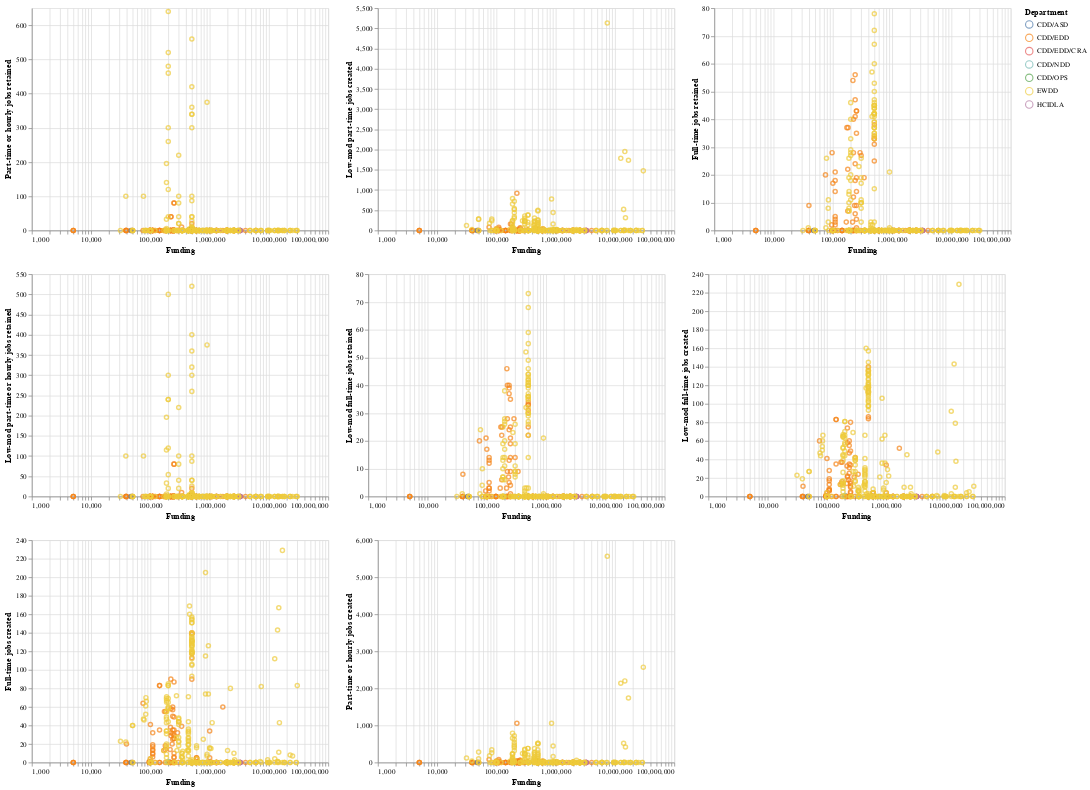

Source (notebook cell):
### Code cell
metrics = job_metrics
projects = subset_data(gpr, metrics)
plot_metrics(projects, metrics)

### Figure 1 — Vega-Lite specification as saved in the notebook (floating-point values rounded to 4 significant figures; data arrays with more than 128 entries replaced by an {"elided": "..."} marker saying what was removed)
{"config": {"view": {"continuousWidth": 400, "continuousHeight": 300}}, "vconcat": [{"hconcat": [{"mark": "point", "encoding": {"color": {"condition": {"type": "nominal", "field": "Department", "selection": "selector001"}, "value": "gray"}, "tooltip": [{"type": "quantitative", "field": "Grant GPR ID"}, {"type": "nominal", "field": "Department"}, {"type": "temporal", "field": "Year"}, {"type": "nominal", "field": "Project Name"}, {"type": "nominal", "field": "Address"}, {"type": "nominal", "field": "Description"}, {"type": "quantitative", "field": "Funding"}, {"type": "nominal", "field": "Accomplishment Status"}], "x": {"type": "quantitative", "field": "Funding", "scale": {"base": 10, "type": "log"}}, "y": {"type": "quantitative", "field": "Part-time or hourly jobs retained"}}, "selection": {"selector001": {"type": "single"}}}, {"mark": "point", "encoding": {"color": {"condition": {"type": "nominal", "field": "Department", "selection": "selector001"}, "value": "gray"}, "tooltip": [{"type": "quantitative", "field": "Grant GPR ID"}, {"type": "nominal", "field": "Department"}, {"type": "temporal", "field": "Year"}, {"type": "nominal", "field": "Project Name"}, {"type": "nominal", "field": "Address"}, {"type": "nominal", "field": "Description"}, {"type": "quantitative", "field": "Funding"}, {"type": "nominal", "field": "Accomplishment Status"}], "x": {"type": "quantitative", "field": "Funding", "scale": {"base": 10, "type": "log"}}, "y": {"type": "quantitative", "field": "Low-mod part-time jobs created"}}, "selection": {"selector001": {"type": "single"}}}, {"mark": "point", "encoding": {"color": {"condition": {"type": "nominal", "field": "Department", "selection": "selector001"}, "value": "gray"}, "tooltip": [{"type": "quantitative", "field": "Grant GPR ID"}, {"type": "nominal", "field": "Department"}, {"type": "temporal", "field": "Year"}, {"type": "nominal", "field": "Project Name"}, {"type": "nominal", "field": "Address"}, {"type": "nominal", "field": "Description"}, {"type": "quantitative", "field": "Funding"}, {"type": "nominal", "field": "Accomplishment Status"}], "x": {"type": "quantitative", "field": "Funding", "scale": {"base": 10, "type": "log"}}, "y": {"type": "quantitative", "field": "Full-time jobs retained"}}, "selection": {"selector001": {"type": "single"}}}]}, {"hconcat": [{"mark": "point", "encoding": {"color": {"condition": {"type": "nominal", "field": "Department", "selection": "selector001"}, "value": "gray"}, "tooltip": [{"type": "quantitative", "field": "Grant GPR ID"}, {"type": "nominal", "field": "Department"}, {"type": "temporal", "field": "Year"}, {"type": "nominal", "field": "Project Name"}, {"type": "nominal", "field": "Address"}, {"type": "nominal", "field": "Description"}, {"type": "quantitative", "field": "Funding"}, {"type": "nominal", "field": "Accomplishment Status"}], "x": {"type": "quantitative", "field": "Funding", "scale": {"base": 10, "type": "log"}}, "y": {"type": "quantitative", "field": "Low-mod part-time or hourly jobs retained"}}, "selection": {"selector001": {"type": "single"}}}, {"mark": "point", "encoding": {"color": {"condition": {"type": "nominal", "field": "Department", "selection": "selector001"}, "value": "gray"}, "tooltip": [{"type": "quantitative", "field": "Grant GPR ID"}, {"type": "nominal", "field": "Department"}, {"type": "temporal", "field": "Year"}, {"type": "nominal", "field": "Project Name"}, {"type": "nominal", "field": "Address"}, {"type": "nominal", "field": "Description"}, {"type": "quantitative", "field": "Funding"}, {"type": "nominal", "field": "Accomplishment Status"}], "x": {"type": "quantitative", "field": "Funding", "scale": {"base": 10, "type": "log"}}, "y": {"type": "quantitative", "field": "Low-mod full-time jobs retained"}}, "selection": {"selector001": {"type": "single"}}}, {"mark": "point", "encoding": {"color": {"condition": {"type": "nominal", "field": "Department", "selection": "selector001"}, "value": "gray"}, "tooltip": [{"type": "quantitative", "field": "Grant GPR ID"}, {"type": "nominal", "field": "Department"}, {"type": "temporal", "field": "Year"}, {"type": "nominal", "field": "Project Name"}, {"type": "nominal", "field": "Address"}, {"type": "nominal", "field": "Description"}, {"type": "quantitative", "field": "Funding"}, {"type": "nominal", "field": "Accomplishment Status"}], "x": {"type": "quantitative", "field": "Funding", "scale": {"base": 10, "type": "log"}}, "y": {"type": "quantitative", "field": "Low-mod full-time jobs created"}}, "selection": {"selector001": {"type": "single"}}}]}, {"hconcat": [{"mark": "point", "encoding": {"color": {"condition": {"type": "nominal", "field": "Department", "selection": "selector001"}, "value": "gray"}, "tooltip": [{"type": "quantitative", "field": "Grant GPR ID"}, {"type": "nominal", "field": "Department"}, {"type": "temporal", "field": "Year"}, {"type": "nominal", "field": "Project Name"}, {"type": "nominal", "field": "Address"}, {"type": "nominal", "field": "Description"}, {"type": "quantitative", "field": "Funding"}, {"type": "nominal", "field": "Accomplishment Status"}], "x": {"type": "quantitative", "field": "Funding", "scale": {"base": 10, "type": "log"}}, "y": {"type": "quantitative", "field": "Full-time jobs created"}}, "selection": {"selector001": {"type": "single"}}}, {"mark": "point", "encoding": {"color": {"condition": {"type": "nominal", "field": "Department", "selection": "selector001"}, "value": "gray"}, "tooltip": [{"type": "quantitative", "field": "Grant GPR ID"}, {"type": "nominal", "field": "Department"}, {"type": "temporal", "field": "Year"}, {"type": "nominal", "field": "Project Name"}, {"type": "nominal", "field": "Address"}, {"type": "nominal", "field": "Description"}, {"type": "quantitative", "field": "Funding"}, {"type": "nominal", "field": "Accomplishment Status"}], "x": {"type": "quantitative", "field": "Funding", "scale": {"base": 10, "type": "log"}}, "y": {"type": "quantitative", "field": "Part-time or hourly jobs created"}}, "selection": {"selector001": {"type": "single"}}}]}], "data": {"name": "data-fcbe56dba94025d928fe6eb5b61532b7"}, "$schema": "https://vega.github.io/schema/vega-lite/v4.8.1.json", "datasets": {"data-fcbe56dba94025d928fe6eb5b61532b7": {"elided": "419 records"}}}
